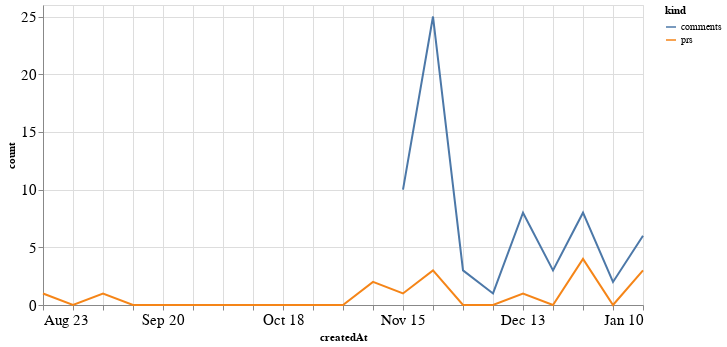

Here is the notebook cell this chart was saved with:
### Code cell
alt.Chart(total_time, width=600).mark_line().encode(
    x='createdAt',
    y='count',
    color='kind'
)

### Figure 1 — Vega-Lite specification as saved in the notebook (floating-point values rounded to 4 significant figures)
{"config": {"axisLeft": {"labelFontSize": 15}, "axisBottom": {"labelFontSize": 15}}, "data": {"name": "data-1b09ac7cf218426a07020051745b975d"}, "mark": "line", "encoding": {"color": {"type": "nominal", "field": "kind"}, "x": {"type": "temporal", "field": "createdAt"}, "y": {"type": "quantitative", "field": "count"}}, "width": 600, "$schema": "https://vega.github.io/schema/vega-lite/v4.8.1.json", "datasets": {"data-1b09ac7cf218426a07020051745b975d": [{"createdAt": "2020-08-23T00:00:00", "kind": "prs", "count": 1.0}, {"createdAt": "2020-08-30T00:00:00", "kind": "prs", "count": 0.0}, {"createdAt": "2020-09-06T00:00:00", "kind": "prs", "count": 1.0}, {"createdAt": "2020-09-13T00:00:00", "kind": "prs", "count": 0.0}, {"createdAt": "2020-09-20T00:00:00", "kind": "prs", "count": 0.0}, {"createdAt": "2020-09-27T00:00:00", "kind": "prs", "count": 0.0}, {"createdAt": "2020-10-04T00:00:00", "kind": "prs", "count": 0.0}, {"createdAt": "2020-10-11T00:00:00", "kind": "prs", "count": 0.0}, {"createdAt": "2020-10-18T00:00:00", "kind": "prs", "count": 0.0}, {"createdAt": "2020-10-25T00:00:00", "kind": "prs", "count": 0.0}, {"createdAt": "2020-11-01T00:00:00", "kind": "prs", "count": 0.0}, {"createdAt": "2020-11-08T00:00:00", "kind": "prs", "count": 2.0}, {"createdAt": "2020-11-15T00:00:00", "kind": "prs", "count": 1.0}, {"createdAt": "2020-11-22T00:00:00", "kind": "prs", "count": 3.0}, {"createdAt": "2020-11-29T00:00:00", "kind": "prs", "count": 0.0}, {"createdAt": "2020-12-06T00:00:00", "kind": "prs", "count": 0.0}, {"createdAt": "2020-12-13T00:00:00", "kind": "prs", "count": 1.0}, {"createdAt": "2020-12-20T00:00:00", "kind": "prs", "count": 0.0}, {"createdAt": "2020-12-27T00:00:00", "kind": "prs", "count": 4.0}, {"createdAt": "2021-01-03T00:00:00", "kind": "prs", "count": 0.0}, {"createdAt": "2021-01-10T00:00:00", "kind": "prs", "count": 3.0}, {"createdAt": "2020-08-23T00:00:00", "kind": "comments", "count": null}, {"createdAt": "2020-08-30T00:00:00", "kind": "comments", "count": null}, {"createdAt": "2020-09-06T00:00:00", "kind": "comments", "count": null}, {"createdAt": "2020-09-13T00:00:00", "kind": "comments", "count": null}, {"createdAt": "2020-09-20T00:00:00", "kind": "comments", "count": null}, {"createdAt": "2020-09-27T00:00:00", "kind": "comments", "count": null}, {"createdAt": "2020-10-04T00:00:00", "kind": "comments", "count": null}, {"createdAt": "2020-10-11T00:00:00", "kind": "comments", "count": null}, {"createdAt": "2020-10-18T00:00:00", "kind": "comments", "count": null}, {"createdAt": "2020-10-25T00:00:00", "kind": "comments", "count": null}, {"createdAt": "2020-11-01T00:00:00", "kind": "comments", "count": null}, {"createdAt": "2020-11-08T00:00:00", "kind": "comments", "count": null}, {"createdAt": "2020-11-15T00:00:00", "kind": "comments", "count": 10.0}, {"createdAt": "2020-11-22T00:00:00", "kind": "comments", "count": 25.0}, {"createdAt": "2020-11-29T00:00:00", "kind": "comments", "count": 3.0}, {"createdAt": "2020-12-06T00:00:00", "kind": "comments", "count": 1.0}, {"createdAt": "2020-12-13T00:00:00", "kind": "comments", "count": 8.0}, {"createdAt": "2020-12-20T00:00:00", "kind": "comments", "count": 3.0}, {"createdAt": "2020-12-27T00:00:00", "kind": "comments", "count": 8.0}, {"createdAt": "2021-01-03T00:00:00", "kind": "comments", "count": 2.0}, {"createdAt": "2021-01-10T00:00:00", "kind": "comments", "count": 6.0}]}}
